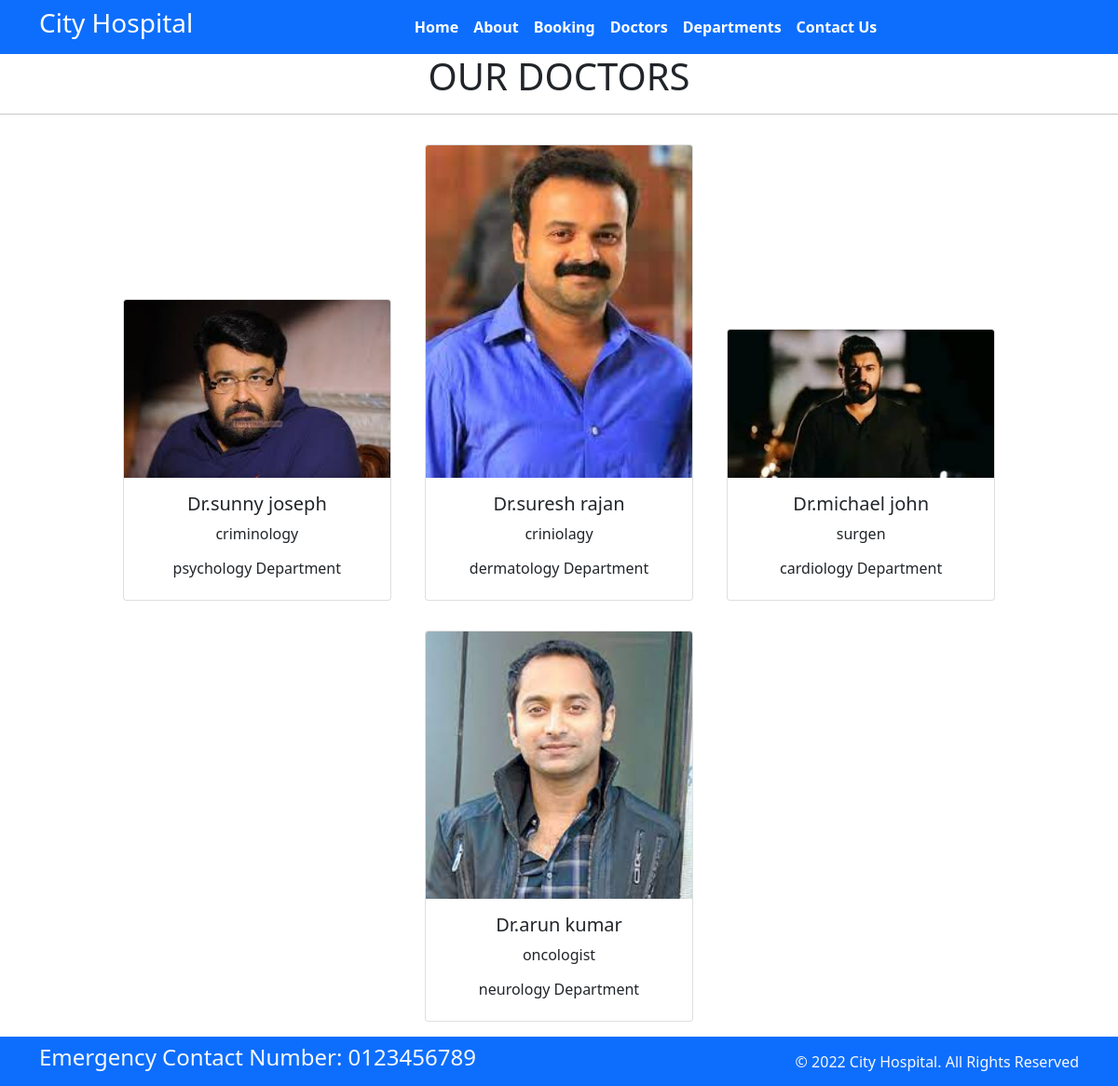
The app's page /doctors/ with its own data.
### home/models.py (models this page shows, shortened)
class Doctors (models.Model):
    doc_name = models.CharField(max_length=55)
    doc_spec =models.CharField(max_length=255)
    dep_name =models.ForeignKey(Departments,on_delete= models.CASCADE)
    doc_image = models.ImageField(upload_to="doctors/images/")

class Departments(models.Model):
    dep_name = models.CharField((""), max_length=100)
    dep_decription = models.TextField()
    def __str__(self):
        return self.dep_name

### home/views.py (the view)
# urls.py: path('doctors/',views.doctors,name="doctors" ),
def doctors(request):
     dict_doc={
         'doctors':Doctors.objects.all()
     }
     return render(request,"doctors.html",dict_doc)

### templates/doctors.html (shortened to what this page needs)
{% extends "base.html" %}
{% block content %}
<h1 class="text-center">OUR DOCTORS</h1>
<hr>
<div class="container text-center">
  {% for d in doctors %}
    <div class="card text-center mx-3 my-3" style="width: 18rem; display:inline-block">
      <img src="{{ d.doc_image.url }}" class="card-img-top" alt="...">
      <div class="card-body">
        <h5 class="card-title">Dr.{{ d.doc_name }}</h5>
        <p class="card-text">{{ d.doc_spec }}</p>
        <h6>{{ d.dep_name }} Department</h6>
      </div>
    </div>
  {% endfor %}
</div>
{% endblock %}

### templates/base.html (shortened to what this page needs)
 {% load static %}
<!DOCTYPE html>
<html>
  <head>
    <link rel="stylesheet"
      href=" https://cdn.jsdelivr.net/npm/bootstrap@5.1.3/dist/css/bootstrap.min.css ">
    <link rel="stylesheet"
      href="https://use.fontawesome.com/releases/v5.2.0/css/all.css">
      <link rel="stylesheet"
      href="{% static '/css/style.css'%}">
  </head>
  <body>
    <nav class="navbar bg-primary navbar-expand-md ">
      <div class="container">
        <div class="col-2 text-left pl-md-0">
          <h3 class="text-white"> City Hospital </h3>
        </div>
        <div
          class="collapse navbar-collapse justify-content-center col-md-8 navbar-collapse-3">
          <ul class="navbar-nav justify-content-center  fw-bold">
            <li class="nav-item active">
              <a class="nav-link text-white" href="{% url "home" %}">Home </a>
            </li>
            <li class="nav-item">
              <a class="nav-link text-white" href="{% url "about" %}">About</a>
            </li>
            <li class="nav-item">
              <a class="nav-link text-white" href="{% url "booking" %}">Booking</a>
            </li>
            <li class="nav-item">
              <a class="nav-link text-white" href="{% url "doctors" %}">Doctors</a>
            </li>
			 <li class="nav-item">
              <a class="nav-link text-white" href="{% url "department" %}">Departments</a>
            </li>
            <li class="nav-item">
              <a class="nav-link text-white" href="{% url "contact" %}">Contact Us</a>
            </li>
          </ul>
        </div>
      </div>
    </nav>
    {% block content %}
    {%endblock%}
    <section class >
      <footer class="pt-2 pb-2  bg-primary text-light">
        <div class="container">
          <div class="row align-items-center">
            <div class="col-12 col-md-8">
              <h4>Emergency Contact Number: 0123456789</h4>
            </div>
            <div class="col-12 col-md-4 mt-4 mt-md-0 text-center text-md-end">
              © 2022 City Hospital. All Rights Reserved
            </div>
          </div>
        </div>
      </footer>
    </section>
  </body>
</html>

### records on screen
Doctors: doc_image (picture), doc_name "sunny joseph", doc_spec "criminology", dep_name "psychology"
Doctors: doc_image (picture), doc_name "suresh rajan", doc_spec "criniolagy", dep_name "dermatology"
Doctors: doc_image (picture), doc_name "michael john", doc_spec "surgen", dep_name "cardiology"
Doctors: doc_image (picture), doc_name "arun kumar", doc_spec "oncologist", dep_name "neurology"
